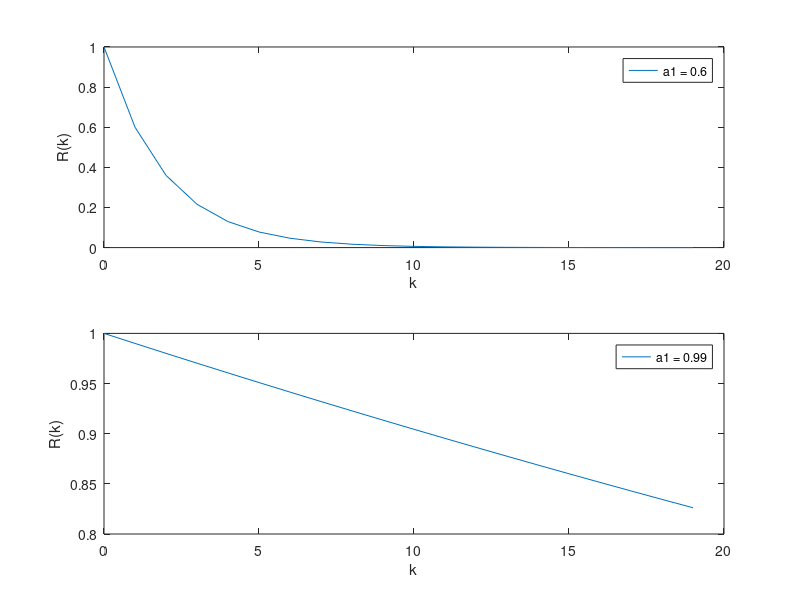
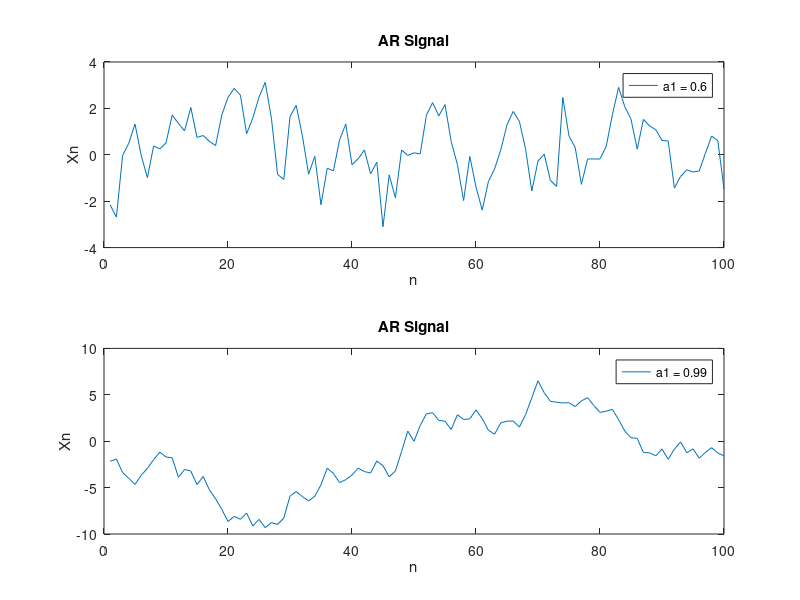

Write MATLAB code to recreate these figures, in order.
clear , close all ;
N = 10000; % number of samples
sigma_epsilon = 1; % noise variance
K = 20; % maximum lag
Rxx = zeros(1, K); % preallocate memory for autocorrelation function
figure();
for k = 0:K-1
    Rxx(k+1) = (1/(1-0.6^2))*0.6^k*sigma_epsilon; % calculate autocorrelation for lag k
end
Amp = max(Rxx);
Rxx = Rxx / Amp;
lags = 0:K-1; % lags for plotting
subplot(211)
plot(lags, Rxx); % plot autocorrelation function
xlabel('k');
ylabel('R(k)');
legend('a1 = 0.6');


for k = 0:K-1
    Rxx(k+1) = (1/(1-0.99^2))*0.99^k*sigma_epsilon; % calculate autocorrelation for lag k
end
Amp = max(Rxx);
Rxx = Rxx / Amp;
lags = 0:K-1; % lags for plotting
subplot(212)
plot(lags, Rxx); % plot autocorrelation function
xlabel('k');
ylabel('R(k)');
legend('a1 = 0.99');

% generate AR(1) signal
x = zeros(1, N); % pre-allocate memory for signal
x=x(1001:end);
x(1) = randn; % set initial value of signal
for n = 2:100
    x(n) = .6 * x(n-1) + sigma_epsilon * randn;
end
% plot signal
figure
subplot(211)
plot(x(1:100));
xlabel('n');
ylabel('Xn');
title('AR Signal');
legend('a1 = 0.6');

for n = 2:100
    x(n) = 0.99 * x(n-1) + sigma_epsilon * randn;
end

% plot signal
subplot(212)
plot(x(1:100));
xlabel('n');
ylabel('Xn');
title('AR Signal');
legend('a1 = 0.99');

